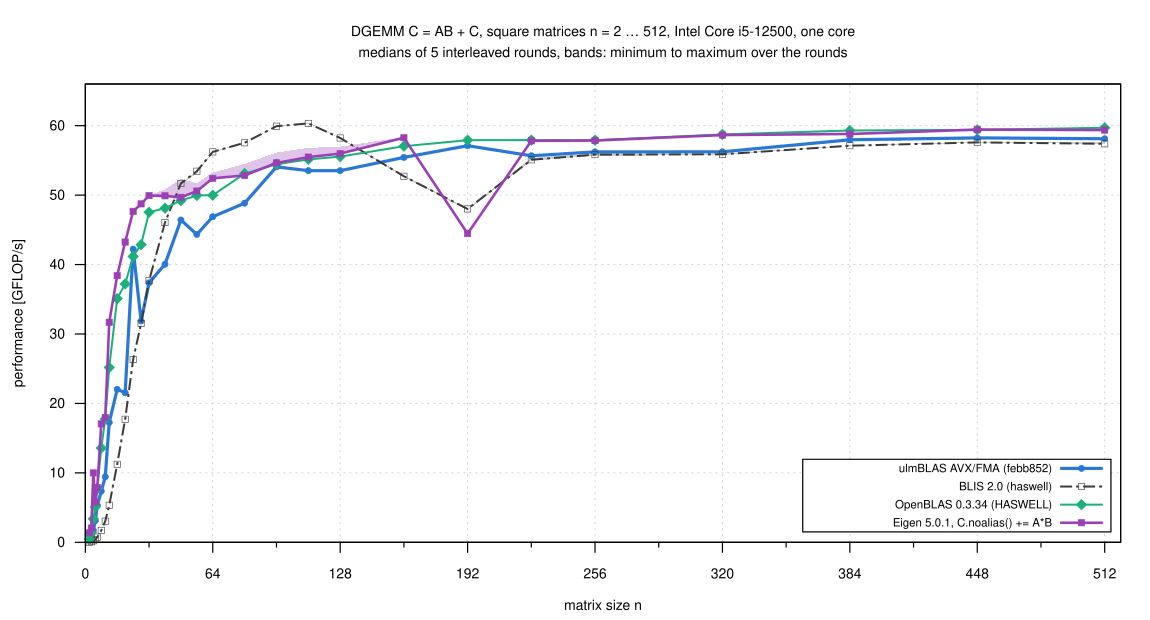

This chart was generated by the following gnuplot code:
load "_style.gp"
set terminal svg size 1150,620 dynamic enhanced font "Helvetica,14" background rgb "white"
set output "sweep.svg"
set title "DGEMM C = AB + C, square matrices n = 2 … 512, Intel Core i5-12500, one core\nmedians of 5 interleaved rounds, bands: minimum to maximum over the rounds" font ",14"
set xlabel "matrix size n"
set ylabel "performance [GFLOP/s]"
set xrange [0:520]
set xtics 0, 64, 512
set mxtics 2
set yrange [0:66]
set key inside right bottom vertical font ",11.5" spacing 1.05 box opaque
plot D."dgemm_sweep.csv" using "n":"openblas_min":"openblas_max" with filledcurves lc rgb "#1baf7a" fs transparent solid 0.25 noborder notitle, \
     ""                  using "n":"blis_min":"blis_max"         with filledcurves lc rgb "#3a3a38" fs transparent solid 0.25 noborder notitle, \
     ""                  using "n":"avx_cur_min":"avx_cur_max"   with filledcurves lc rgb "#2a78d6" fs transparent solid 0.3 noborder notitle, \
     ""                  using "n":"eigen_min":"eigen_max"       with filledcurves lc rgb "#9b3fb5" fs transparent solid 0.3 noborder notitle, \
     ""                  using "n":"avx_cur"  with linespoints ls 4 title L4, \
     ""                  using "n":"blis"     with linespoints ls 7 title L7, \
     ""                  using "n":"openblas" with linespoints ls 8 title L8, \
     ""                  using "n":"eigen"    with linespoints ls 10 title L10
